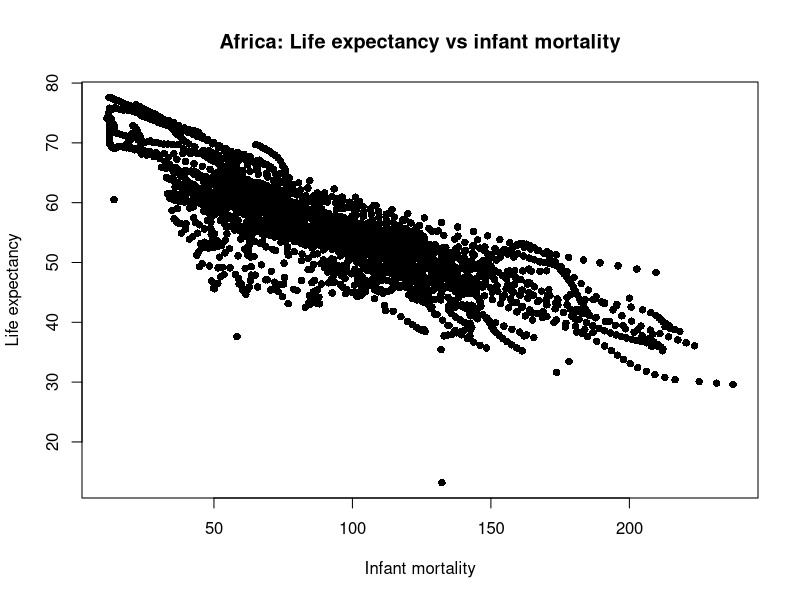
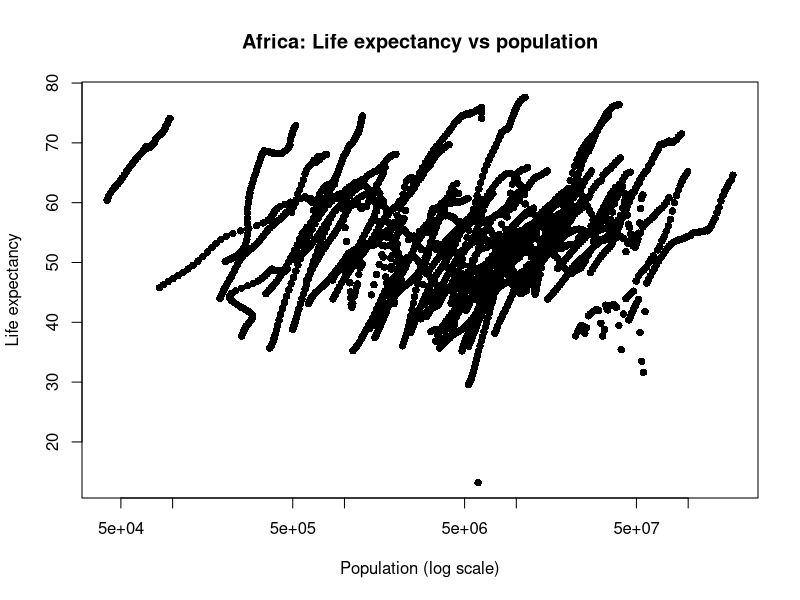
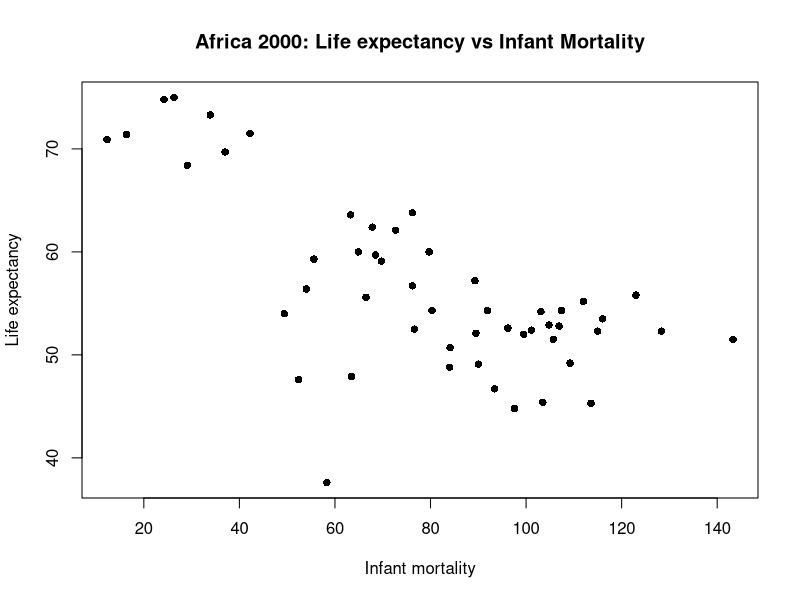
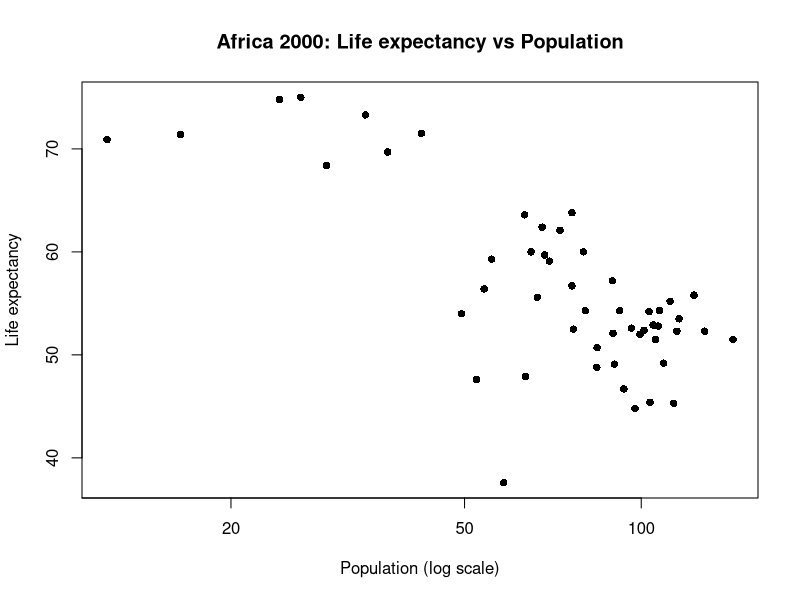

These figures' R source, in order:
## ---- chunk 1
# add package
library("dslabs")
library(dplyr)
## ---- chunk 2
# load data
str(gapminder)

# summary of data
summary(gapminder)

# check type of data
class(gapminder)
## ---- chunk 3
# creat aficadata
africadata <- gapminder[gapminder$continent == "Africa", ]

# check 
str(africadata)

# sum
summary(africadata)
## ---- chunk 4
#create two object
af_mort_life <- africadata[,c("infant_mortality","life_expectancy")]
af_pop_life <- africadata[,c("population","life_expectancy")]

# check
str(af_mort_life)
summary(af_mort_life)

# check pop and life 
str(af_pop_life)
summary(af_pop_life)
## ---- chunk 5
# Plot : Africa:Life expectancy vs infant mortality
plot(
    x = af_mort_life$infant_mortalit,
    y = af_mort_life$life_expectancy,
    xlab = "Infant mortality",
    ylab = "Life expectancy",
    pch = 16,
    main = "Africa: Life expectancy vs infant mortality"
)
## ---- chunk 6
# Plot life expectancy vs population
plot(
    x = af_pop_life$population,
    y = af_pop_life$life_expectancy,
    xlab = "Population (log scale)",
    ylab = "Life expectancy",
    pch = 16,
    main = "Africa: Life expectancy vs population",
    log = "x" 
)
## ---- chunk 7
# find the year with missing data
africadata %>% 
  filter(is.na(infant_mortality)) %>% 
  count(year)
## ---- chunk 8
# choose year = 2000 in Africa data
af_2000 <- africadata[africadata$year == 2000, ]

# check 
str(af_2000)
summary(af_2000)
## ---- chunk 9
# Create Plot in 2000
# Plot: life expectancy vs infant mortality (2000)
plot(
  x = af_2000$infant_mortality,
  y = af_2000$life_expectancy,
  xlab = "Infant mortality",
  ylab = "Life expectancy",
  pch = 16,
  main = "Africa 2000: Life expectancy vs Infant Mortality"
)

# Plot: life expectancy vs population (2000)
plot(
  x = af_2000$infant_mortality,
  y = af_2000$life_expectancy,
  xlab = "Population (log scale)",
  ylab = "Life expectancy",
  pch = 16,
  main = "Africa 2000: Life expectancy vs Population",
  log = "x"
)
## ---- chunk 10
# Fit a linear model 
# linear model life_expectancy vs infant_mortality 
fit1 <- lm(life_expectancy ~ infant_mortality, data = af_2000)

# display summary about fit1
summary(fit1)

# linear model life_expectancy vs population
fit2 <- lm(life_expectancy ~ population, data = af_2000) 

# display summary about fit2
summary(fit2)
